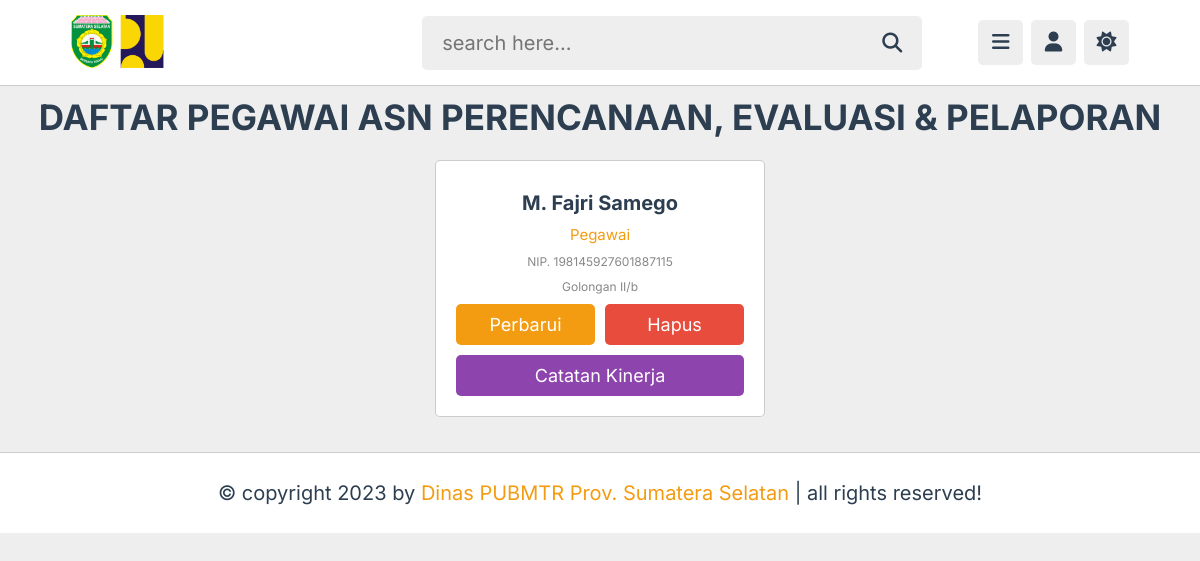
The app's page /admin/show_pegawai.php?show=2 (signed in) with its own data.
### tables this page shows
CREATE TABLE `subbagian` (
  `id_sub` int(10) NOT NULL,
  `nama_sub` varchar(100) NOT NULL,
  `kepala_sub` varchar(100) NOT NULL,
  `nip_kepala` varchar(20) NOT NULL,
  `jabatan` varchar(100) NOT NULL,
  `pangkat` varchar(20) NOT NULL
);

CREATE TABLE `pegawai` (
  `nip` varchar(20) NOT NULL,
  `nama` varchar(100) NOT NULL,
  `gender` varchar(20) NOT NULL,
  `jabatan_peg` varchar(100) NOT NULL,
  `pangkat_peg` varchar(20) NOT NULL,
  `id_sub` int(10) NOT NULL
);

### admin/show_pegawai.php (the view, shortened to what this page needs)
<?php
@include '../config.php';
?>
<!DOCTYPE html>
<html lang="en">
<head>
    <link rel="stylesheet" href="https://cdnjs.cloudflare.com/ajax/libs/font-awesome/6.2.0/css/all.min.css">
    <link rel="stylesheet" href="../css/admin_style.css">
</head>
<body>
<?php include 'header.php'; ?>
<section class="show-data">
    <?php
      $show_id = $_GET['show'];
      $show_pegawai = $conn->prepare("SELECT * FROM `subbagian` WHERE id_sub = ? ");
      $show_pegawai->execute([$show_id]);
      if($show_pegawai->rowCount() > 0){
         while($fetch_pegawai = $show_pegawai->fetch(PDO::FETCH_ASSOC)){
   ?>
   <h1 class="title">Daftar Pegawai ASN <?= $fetch_pegawai['nama_sub']; ?></h1>
   <?php
      }
   }
   ?>
   <div class="box-container">
   <?php
      $show_id = $_GET['show'];
      $show_pegawai = $conn->prepare("SELECT * FROM `pegawai` WHERE id_sub = ? ");
      $show_pegawai->execute([$show_id]);
      if($show_pegawai->rowCount() > 0){
         while($fetch_pegawai = $show_pegawai->fetch(PDO::FETCH_ASSOC)){
   ?>
   <div class="box">
      <div class="nama"><?= $fetch_pegawai['nama']; ?></div>
      <div class="jabatan"><?= $fetch_pegawai['jabatan_peg']; ?></div>
      <div class="details">NIP. <?= $fetch_pegawai['nip']; ?></div>
      <div class="details">Golongan <?= $fetch_pegawai['pangkat_peg']; ?></div>
      <div class="flex-btn">
         <a href="update_pegawai.php?update=<?= $fetch_pegawai['nip']; ?>" class="option-btn">Perbarui</a>
         <a href="pegawai.php?delete=<?= $fetch_pegawai['nip']; ?>" class="delete-btn" onclick="return confirm('Hapus data ini?');">Hapus</a>
      </div>
      <a href="show_cttn_kinerja.php?show=<?= $fetch_pegawai['nip']; ?>" class="btn">Catatan Kinerja</a>
   </div>
   <?php
      }
   }else{
      echo '<p class="empty">Belum ada data pegawai!</p>';
   }
   ?>
   </div>
</section>
<?php include 'footer.php'; ?>
</body>
</html>

### css/admin_style.css (style rules this page uses)
:root { --main-color: #8e44ad; --red: #e74c3c; --orange: #f39c12; --white: #fff; --black: #2c3e50; --light-color: #888; --light-bg: #eee; --border: 0.1rem solid rgba(0, 0, 0, 0.2); --border-table: 0.1rem solid rgba(10, 10, 10, 0.646); }
* { font-family: 'Inter', sans-serif; margin: 0; padding: 0; box-sizing: border-box; outline: none; border: none; text-decoration: none; }
html { font-size: 62.5%; overflow-x: hidden; }
body { background-color: var(--light-bg); padding-left: 30rem; }
section { padding: 2rem; max-width: 1200px; margin: 0 auto; }
.btn, .option-btn, .delete-btn, .inline-btn, .inline-option-btn, .inline-delete-btn { border-radius: 0.5rem; padding: 1rem 3rem; font-size: 1.8rem; color: #fff; margin-top: 1rem; text-transform: capitalize; cursor: pointer; text-align: center; }
.btn, .option-btn, .delete-btn { display: block; width: 100%; }
.btn, .inline-btn { background-color: var(--main-color); }
.option-btn, .inline-option-btn { background-color: var(--orange); }
.delete-btn, .inline-delete-btn { background-color: var(--red); }
.flex-btn { display: flex; gap: 1rem; }
.title { text-align: center; margin-bottom: 2.2rem; text-transform: uppercase; color: var(--black); font-size: 3.5rem; }
.show-data { padding-top: 0; margin-top: 1rem; }
.show-data .box-container { display: grid; grid-template-columns: repeat(auto-fit, 33rem); gap: 1.5rem; align-items: flex-start; justify-content: center; }
.show-data .box-container .box { text-align: center; border: var(--border); box-shadow: var(--box-shadow); background-color: var(--white); border-radius: 0.5rem; padding: 2rem; position: relative; }
.show-data .box-container .box .nama { margin: 1rem 0; font-size: 2rem; font-weight: bold; color: var(--black); }
.show-data .box-container .box .jabatan { font-size: 1.5rem; color: var(--orange); }
.show-data .box-container .box .details { padding-top: 1rem; font-size: 1.2rem; color: var(--light-color); }
@media (max-width: 1200px) { body { padding-left: 0; } }

### records on screen
subbagian: nama_sub "PERENCANAAN, EVALUASI & PELAPORAN"
pegawai: nama "M. Fajri Samego", jabatan_peg "Pegawai", nip "198145927601887115", pangkat_peg "II/b"
